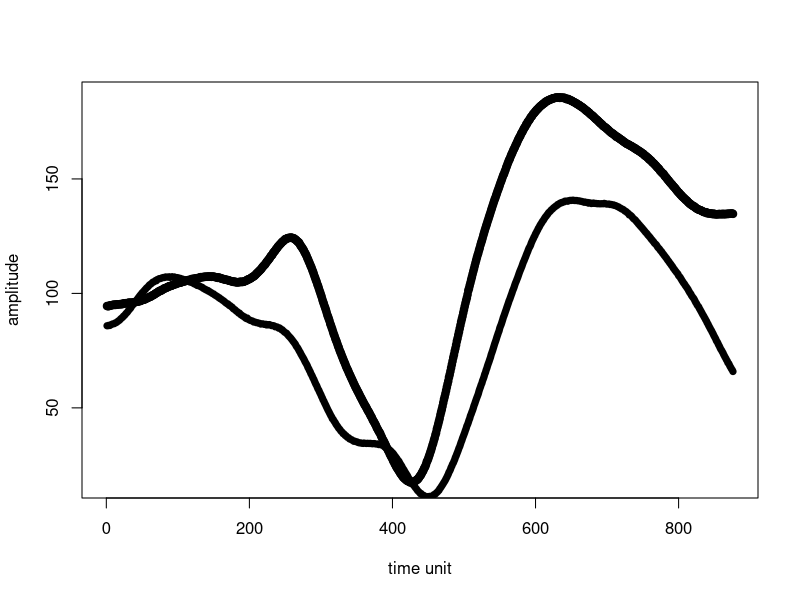

The R source for this figure:
data <- read.table("../../resources/files/MakingFakeData.txt", sep="")
dataTransponed <- t(data) # Transpose
dataTransformed <- (dataTransponed + 10) * 10 # Transform all values to be above zero

# Let’s look at the data:
plot(seq(1,length(dataTransformed[,1]),1),dataTransformed[,1],xlab = "time unit",ylab = "amplitude",pch = 19)
lines(seq(1,length(dataTransformed[,1]),1),dataTransformed[,2],lwd=7)